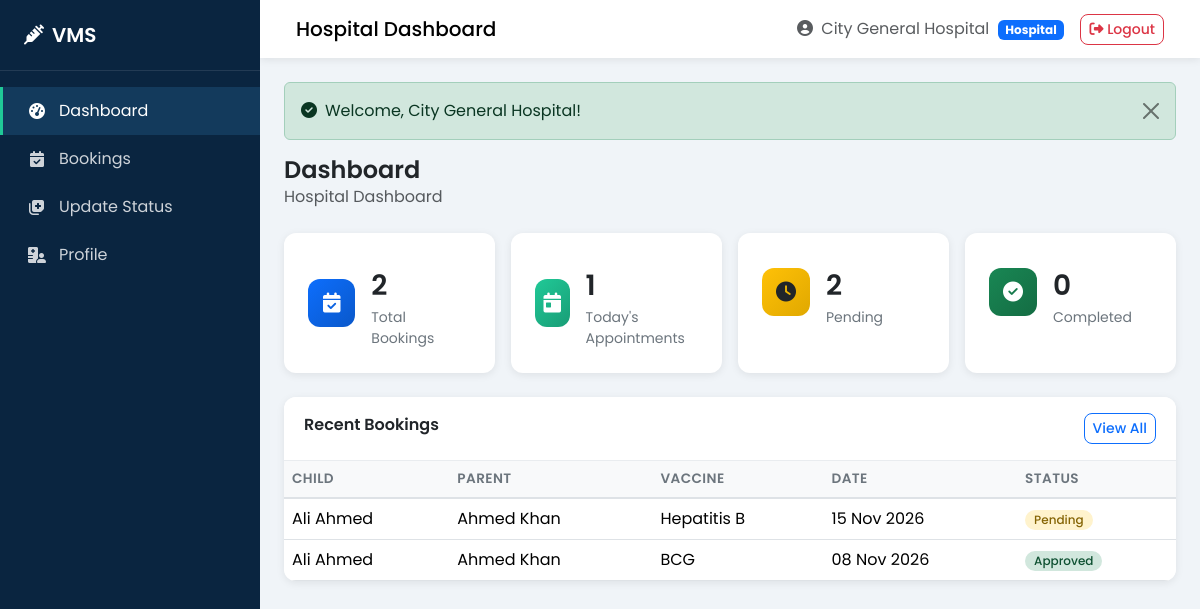
/hospital/dashboard.php (signed in), run on the app's committed database.
### tables this page shows
CREATE TABLE `appointments` (
  `id` int(11) NOT NULL AUTO_INCREMENT,
  `parent_id` int(11) NOT NULL,
  `child_id` int(11) NOT NULL,
  `hospital_id` int(11) NOT NULL,
  `vaccine_id` int(11) NOT NULL,
  `appointment_date` date NOT NULL,
  `appointment_time` time NOT NULL,
  `status` enum('pending','approved','rejected','completed','cancelled') NOT NULL DEFAULT 'pending',
  `notes` text DEFAULT NULL,
  `admin_notes` text DEFAULT NULL,
  `created_at` timestamp NOT NULL DEFAULT CURRENT_TIMESTAMP,
  `updated_at` timestamp NOT NULL DEFAULT CURRENT_TIMESTAMP ON UPDATE CURRENT_TIMESTAMP,
  PRIMARY KEY (`id`),
  KEY `parent_id` (`parent_id`),
  KEY `child_id` (`child_id`),
  KEY `hospital_id` (`hospital_id`),
  KEY `vaccine_id` (`vaccine_id`),
  KEY `idx_appointment_date` (`appointment_date`),
  KEY `idx_status` (`status`),
  CONSTRAINT `appointments_ibfk_1` FOREIGN KEY (`parent_id`) REFERENCES `parents` (`id`) ON DELETE CASCADE ON UPDATE CASCADE,
  CONSTRAINT `appointments_ibfk_2` FOREIGN KEY (`child_id`) REFERENCES `children` (`id`) ON DELETE CASCADE ON UPDATE CASCADE,
  CONSTRAINT `appointments_ibfk_3` FOREIGN KEY (`hospital_id`) REFERENCES `hospitals` (`id`) ON DELETE CASCADE ON UPDATE CASCADE,
  CONSTRAINT `appointments_ibfk_4` FOREIGN KEY (`vaccine_id`) REFERENCES `vaccines` (`id`) ON DELETE CASCADE ON UPDATE CASCADE
);

CREATE TABLE `children` (
  `id` int(11) NOT NULL AUTO_INCREMENT,
  `parent_id` int(11) NOT NULL,
  `full_name` varchar(100) NOT NULL,
  `date_of_birth` date NOT NULL,
  `gender` enum('male','female','other') NOT NULL,
  `blood_group` varchar(5) DEFAULT NULL,
  `cnic` varchar(15) DEFAULT NULL,
  `birth_certificate_no` varchar(50) DEFAULT NULL,
  `status` enum('active','inactive') NOT NULL DEFAULT 'active',
  `created_at` timestamp NOT NULL DEFAULT CURRENT_TIMESTAMP,
  `updated_at` timestamp NOT NULL DEFAULT CURRENT_TIMESTAMP ON UPDATE CURRENT_TIMESTAMP,
  PRIMARY KEY (`id`),
  KEY `parent_id` (`parent_id`),
  CONSTRAINT `children_ibfk_1` FOREIGN KEY (`parent_id`) REFERENCES `parents` (`id`) ON DELETE CASCADE ON UPDATE CASCADE
);

CREATE TABLE `parents` (
  `id` int(11) NOT NULL AUTO_INCREMENT,
  `full_name` varchar(100) NOT NULL,
  `email` varchar(100) NOT NULL,
  `phone` varchar(15) NOT NULL,
  `cnic` varchar(15) DEFAULT NULL,
  `password` varchar(255) NOT NULL,
  `address` text DEFAULT NULL,
  `city` varchar(50) DEFAULT NULL,
  `status` enum('active','inactive') NOT NULL DEFAULT 'active',
  `reset_token` varchar(100) DEFAULT NULL,
  `reset_expires` datetime DEFAULT NULL,
  `created_at` timestamp NOT NULL DEFAULT CURRENT_TIMESTAMP,
  `updated_at` timestamp NOT NULL DEFAULT CURRENT_TIMESTAMP ON UPDATE CURRENT_TIMESTAMP,
  PRIMARY KEY (`id`),
  UNIQUE KEY `email` (`email`),
  UNIQUE KEY `cnic` (`cnic`)
);

CREATE TABLE `vaccines` (
  `id` int(11) NOT NULL AUTO_INCREMENT,
  `name` varchar(100) NOT NULL,
  `description` text DEFAULT NULL,
  `recommended_age` varchar(50) DEFAULT NULL,
  `doses_required` int(11) NOT NULL DEFAULT 1,
  `interval_days` int(11) DEFAULT 0,
  `availability` enum('available','unavailable') NOT NULL DEFAULT 'available',
  `status` enum('active','inactive') NOT NULL DEFAULT 'active',
  `created_at` timestamp NOT NULL DEFAULT CURRENT_TIMESTAMP,
  `updated_at` timestamp NOT NULL DEFAULT CURRENT_TIMESTAMP ON UPDATE CURRENT_TIMESTAMP,
  PRIMARY KEY (`id`)
);

### config/config.php (called while the page is built, shortened)
<?php
function url($path = '') {
    return BASE_URL . '/' . ltrim($path, '/');
}
function e($string) {
    return htmlspecialchars($string ?? '', ENT_QUOTES, 'UTF-8');
}
function current_user_id() {
    return $_SESSION['user_id'] ?? null;
}

### hospital/dashboard.php (the view, shortened to what this page needs)
<?php
require_once __DIR__ . '/../config/db.php';
$hospital_id = current_user_id();
$stats = [];
$q = [
    'total' => "SELECT COUNT(*) AS c FROM appointments WHERE hospital_id = $hospital_id",
    'today' => "SELECT COUNT(*) AS c FROM appointments WHERE hospital_id = $hospital_id AND appointment_date = CURDATE()",
    'pending' => "SELECT COUNT(*) AS c FROM appointments WHERE hospital_id = $hospital_id AND status IN ('pending','approved')",
    'completed' => "SELECT COUNT(*) AS c FROM appointments WHERE hospital_id = $hospital_id AND status = 'completed'"
];
foreach ($q as $k => $sql) {
    $res = mysqli_query($conn, $sql);
    $stats[$k] = ($r = mysqli_fetch_assoc($res)) ? (int)$r['c'] : 0;
}
$recent = [];
$stmt = mysqli_prepare($conn, "SELECT a.*, c.full_name AS child_name, p.full_name AS parent_name, v.name AS vaccine_name
    FROM appointments a
    JOIN children c ON a.child_id = c.id
    JOIN parents p ON a.parent_id = p.id
    JOIN vaccines v ON a.vaccine_id = v.id
    WHERE a.hospital_id = ?
    ORDER BY a.appointment_date DESC LIMIT 8");
mysqli_stmt_bind_param($stmt, "i", $hospital_id);
mysqli_stmt_execute($stmt);
$res = mysqli_stmt_get_result($stmt);
while ($r = mysqli_fetch_assoc($res)) $recent[] = $r;
include __DIR__ . '/../includes/header.php';
?>
<div class="page-header">
    <div>
        <h1>Dashboard</h1>
        <nav aria-label="breadcrumb"><ol class="breadcrumb"><li class="breadcrumb-item active">Hospital Dashboard</li></ol></nav>
    </div>
</div>
<div class="row g-3 mb-4">
    <div class="col-6 col-md-3">
        <div class="stat-card"><div class="d-flex align-items-center gap-3"><div class="stat-icon bg-primary"><i class="fas fa-calendar-check"></i></div><div><p class="stat-value"><?php echo $stats['total']; ?></p><p class="stat-label">Total Bookings</p></div></div></div>
    </div>
    <div class="col-6 col-md-3">
        <div class="stat-card"><div class="d-flex align-items-center gap-3"><div class="stat-icon bg-teal"><i class="fas fa-calendar-day"></i></div><div><p class="stat-value"><?php echo $stats['today']; ?></p><p class="stat-label">Today's Appointments</p></div></div></div>
    </div>
    <div class="col-6 col-md-3">
        <div class="stat-card"><div class="d-flex align-items-center gap-3"><div class="stat-icon bg-warning"><i class="fas fa-clock"></i></div><div><p class="stat-value"><?php echo $stats['pending']; ?></p><p class="stat-label">Pending</p></div></div></div>
    </div>
    <div class="col-6 col-md-3">
        <div class="stat-card"><div class="d-flex align-items-center gap-3"><div class="stat-icon bg-success"><i class="fas fa-check-circle"></i></div><div><p class="stat-value"><?php echo $stats['completed']; ?></p><p class="stat-label">Completed</p></div></div></div>
    </div>
</div>
<div class="card">
    <div class="card-header d-flex justify-content-between"><span>Recent Bookings</span><a href="<?php echo url('hospital/bookings.php'); ?>" class="btn btn-sm btn-outline-primary">View All</a></div>
    <div class="table-responsive">
        <table class="table table-hover mb-0">
            <thead><tr><th>Child</th><th>Parent</th><th>Vaccine</th><th>Date</th><th>Status</th></tr></thead>
            <tbody>
                <?php if (empty($recent)): ?>
                    <tr><td colspan="5" class="text-center text-muted py-4">No bookings yet</td></tr>
                <?php else: foreach ($recent as $r): ?>
                    <tr>
                        <td><?php echo e($r['child_name']); ?></td>
                        <td><?php echo e($r['parent_name']); ?></td>
                        <td><?php echo e($r['vaccine_name']); ?></td>
                        <td><?php echo date('d M Y', strtotime($r['appointment_date'])); ?></td>
                        <td><span class="badge badge-status badge-<?php echo e($r['status']); ?>"><?php echo ucfirst(e($r['status'])); ?></span></td>
                    </tr>
                <?php endforeach; endif; ?>
            </tbody>
        </table>
    </div>
</div>
<?php include __DIR__ . '/../includes/footer.php'; ?>

### assets/css/style.css (style rules this page uses)
:root { --primary: #0d6efd; --primary-dark: #0a58ca; --teal: #20c997; --teal-dark: #199d76; --green: #198754; --danger: #dc3545; --warning: #ffc107; --dark: #212529; --gray: #6c757d; --light: #f8f9fa; --sidebar-width: 260px; --sidebar-bg: #0a2540; --sidebar-hover: #133a5c; --card-shadow: 0 0.125rem 0.5rem rgba(0,0,0,0.08); --card-shadow-hover: 0 0.5rem 1.5rem rgba(0,0,0,0.12); }
* { box-sizing: border-box; }
body { font-family: 'Poppins', sans-serif; background-color: #f0f4f8; color: var(--dark); margin: 0; min-height: 100vh; }
.stat-card { background: #fff; border-radius: 0.75rem; padding: 1.5rem; box-shadow: var(--card-shadow); transition: transform 0.2s, box-shadow 0.2s; border: none; height: 100%; }
.stat-card .stat-icon { width: 48px; height: 48px; border-radius: 0.75rem; display: flex; align-items: center; justify-content: center; font-size: 1.25rem; color: #fff; }
.stat-card .stat-icon.bg-primary { background: linear-gradient(135deg, #0d6efd, #0a58ca); }
.stat-card .stat-icon.bg-teal { background: linear-gradient(135deg, #20c997, #199d76); }
.stat-card .stat-icon.bg-success { background: linear-gradient(135deg, #198754, #146c43); }
.stat-card .stat-icon.bg-warning { background: linear-gradient(135deg, #ffc107, #e0a800); color: #212529; }
.stat-card .stat-value { font-size: 1.75rem; font-weight: 600; margin: 0.5rem 0 0; }
.stat-card .stat-label { color: var(--gray); font-size: 0.875rem; margin: 0; }
.card { border: none; border-radius: 0.75rem; box-shadow: var(--card-shadow); }
.card-header { background: #fff; border-bottom: 1px solid #e9ecef; font-weight: 600; border-radius: 0.75rem 0.75rem 0 0 !important; padding: 1rem 1.25rem; }
.table { margin-bottom: 0; }
.table thead th { background: #f8f9fa; font-weight: 600; font-size: 0.85rem; text-transform: uppercase; letter-spacing: 0.03em; color: var(--gray); border-bottom: 2px solid #dee2e6; white-space: nowrap; }
.table td { vertical-align: middle; }
.table-responsive { border-radius: 0 0 0.75rem 0.75rem; }
.badge-status { padding: 0.35em 0.75em; border-radius: 50rem; font-weight: 500; font-size: 0.75rem; }
.badge-pending { background: #fff3cd; color: #856404; }
.badge-approved { background: #d1e7dd; color: #0f5132; }
.btn { border-radius: 0.5rem; font-weight: 500; }
.page-header { display: flex; flex-wrap: wrap; justify-content: space-between; align-items: center; margin-bottom: 1.5rem; gap: 1rem; }
.page-header h1 { font-size: 1.5rem; font-weight: 600; margin: 0; }
.breadcrumb { margin-bottom: 0; background: transparent; padding: 0; }

### data on the page
appointments: child.full_name "Ali Ahmed", parent.full_name "Ahmed Khan", vaccine.name "Hepatitis B", appointment_date "15 Nov 2026", status "Pending"
appointments: child.full_name "Ali Ahmed", parent.full_name "Ahmed Khan", vaccine.name "BCG", appointment_date "08 Nov 2026", status "Approved"

### other printed values
$page_title "Hospital Dashboard"
$_SESSION['user_name'] "City General Hospital"
$_SESSION['role'] "Hospital"
$success "Welcome, City General Hospital!"
$stats['total'] "2"
$stats['today'] "1"
$stats['pending'] "2"
$stats['completed'] "0"
